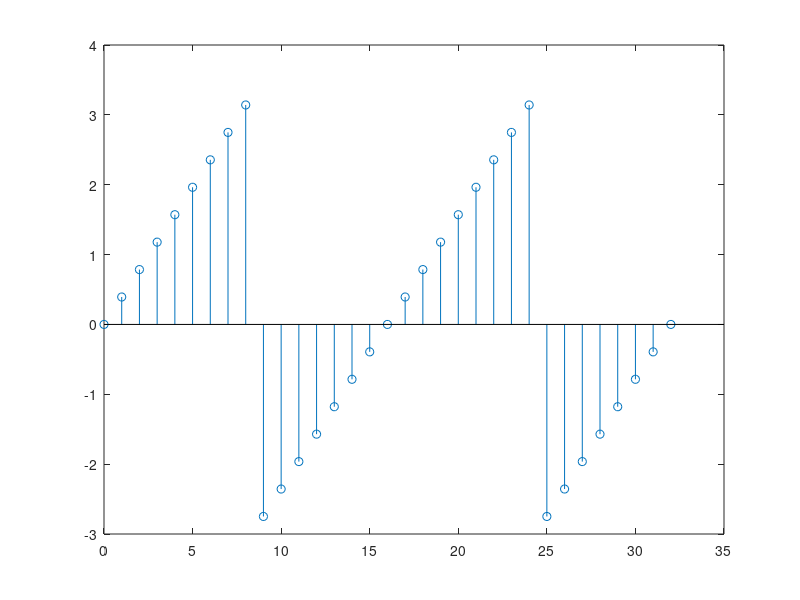

Write MATLAB code to recreate this figure. (Note: this script raises an error after producing the figure.)
%% Tutorial: Basic Matlab Functions for Representing Signals
% In this tutorial, you will learn how to use several MATLAB functions that 
% are frequently used to construct and represent signals. Although there are no 
% problems to be worked in this tutorial, you should duplicate all the examples 
% in MATLAB to give yourself practice with the commands.
%% Discrete-time (DT) Signals
% In general, signals will be represented in a row or column vector, depending 
% on the context. All vectors are represented in MATLAB are indexed starting with 
% 1, i.e. |y(1)| is the first element of the vector |y|. If these indices do not 
% correspond to those in your application, you an create an additional index vector 
% to properly keep track of the signal index. For example, to represent the discrete-time 
% (DT) signal:
% 
% $$$x[n] = \left\{ {\begin{array}{*{20}{c}} {2n,}&{ - 3 \le n \le 3,}\\ 
% {0,}&{{\rm{otherwise}}} \end{array}} \right.$$
% 
% You could first use the colon operator to define the index vector for the 
% non-zero samples of |x[n]|, and then define the vector |x| containing the values 
% of the signal at each of these time indices:
%%
n = [-3:3];
x = 2*n; 
%% 
% Note we have used semicolons at the end of each command to suppress unnecessary 
% echoing of the results.
% 
% To see the result, just type the variable name:

n
%% 
% ||
% 
% You can plot this signal by typing |stem(n,x)|. If you want to examine 
% the signal over a wider range of indices, you will need to extend both |n| and 
% |x|. For instance, if you want to plot the signal over $5\le n \le 5$, you can 
% extend the index vector n, then add additional elements to x for these new samples:

n = [-5:5]; 
x = [0 0 x 0 0]; 
%% 
% If you want to greatly extend the range of the signal, you may find it 
% helpful to use the function |zeros|. For instance, if you wanted to include 
% the region $-100 \le n \le 100$, after you had already extended |x| to include 
% $-5 \le n \le 5$ as shown above, you could type:

n = [-100:100];
x = [zeros(1,95), x, zeros(1,95)]; 
%% 
% Suppose you want to define $x_1[n]$ to be the discrete-tiem unit impulse 
% function and $x_2[n]$ to be a time advanced version of $x_1[n]$, i.e. $x_1[n] 
% = \delta[n]$ and $x_2[n]=\delta[n+2]$. You could represent these signals in 
% MATLAB by typing

nx1 = [0:10];
x1 = [1, zeros(1,10)];
%%
nx2 = [-5:5];
x2 = [zeros(1,3) 1 zeros(1,7)]; 
%% 
% You could then plot these signals by using |stem(nx1,x1)| and |stem(nx2,x2)|. 
% If you did not define the index vectors and simply typed |stem(x1)| and |stem(x2)| 
% you would make plots of the signals $\delta[n-1]$ and $\delta[n-4]$ and not 
% of the desired signals. The index vector will also be useful for keeping track 
% of the time origin of a vector when you work with more advanced exercises later.
%% Continuous-Time (CT) Signals
% We will explore two methods for representing continuous-time signals in MATLAB. 
% One method is to use the _Symbolic Math Toolbox_. You can also represent continuous-time 
% signals with vectors containing closely spaced samples of the signal in time. 
% In these labs exercises, the closely-spaced samples representing continuous-time 
% signals will always explicitly specify the time spacing to use to guarantee 
% an accurate representation of the signal. Vectors of closely-spaced time indices 
% can be created in a number of ways. Two simple menthods are to use the colon 
% operator with the optional step argument, and to use the |linspace| function. 
% For example, if you wanted to create a vector that covered the interval $-5 
% \le t \le 5$ in steps of $0.1$ seconds you could use |t=[-5:0.1:5]| or |t=linspace(-5,5,101)|.
%% Sinusoids and complex exponentials
% Sinusoids and complex exponentials are important signals in the study of linear 
% systems. MATLAB provides several functions that are useful for defining such 
% signals, especially if you have already defined either a discrete-time or continuous-time 
% index vector. For instance, if you wanted to form a vector to represent $x(t) 
% = \sin(\pi t/4)$ for $-5 \le t \le 5$, you could use the vector |t| defined 
% in the previous paragraph and type |x = sin(pi*t/4)|. Note that when the argument 
% to |sin| (or many other MATLAB functions such as |cos| or |exp|) is a vector, 
% the function returns a vector of the same size where each element of the output 
% vector is the function applied to the corresponding element of the imput vector.
% 
% You can use the |plot| command to plot your approximation to the continuous-time 
% function $x(t)$. Unlike |stem|, |plot| connects adjacent elements with a straight 
% line, so that when the time index is finely sampled, the straight lines are 
% a close approximation to the plot of the original continuous-time signal. For 
% this example you can generate such a plot by typing |plot(t,x)|. In general, 
% you will want to use |stem| to plot short discrete-time sequemnces, and |plot| 
% for sampled approximations of continuous-time signals or for very long discrete-time 
% signals where the number of stems grows unwieldy.
% 
% Discrete-time sinusoids and complex exponentials can also be generated 
% using |cos|, |sin| and |exp|. For example, to respresent the discrete-time signal 
% 
% $$x[n]=e^{j(\pi/8)n}$$ 
% 
% for $0\le n \le 32$ you would type:
%%
n = [0:32];
x = exp(j*(pi/8)*n);
%% 
% The vector |x| now contains the complex values of the signal $x[n]$ over 
% the interval $0\le n \le 32$. To plot complex signals, you can plot either the 
% real and imaginary parts, or magnitude and angle, separately.

stem(n,real(x))
%%
stem(n,imag(x))
%%
stem(n,abs(x))
%%
stem(n,angle(x)) 
%% 
% For the last example, note that value returned by angle is the phase of 
% the complex number in radians.To convert to degrees, type |stem(n,angle(x)*(180/pi))|.
% 
% Term-by-term vector operations MATLAB also alows you to add, subtract, 
% multiply and divide, scale and exponentiate signals. As lomg as the vectors 
% representing the signals have the same time-origins and the same number of elements. 
% E.g.,

x1 = sin((pi/4)*[0:15]); 
%%
x2 = cos((pi/7)*[0:15]); 
%% 
% you can perform the following term-by-term operations:

y1 = x1 + x2;
%%
y1 = x1 - x2;
%%
y1 = x1 .* x2;
%%
y1 = x1 ./ x2;
%%
y1 = 2 * x1;
%%
y1 = x1.^3; 
%% 
% Note that for multiplying, dividing and exponentiating on a term-by-term 
% basis you must precede the operator with a period '.', i.e. use the |.*| operator 
% rather than just |*| for term-by-term multiplication. MATLAB interprets the 
% |*| operator without a period to be matrix multiplication operator, not term-by-term 
% multiplication. For example if you try to multiply |x1| by |x2| using |*|, you 
% will get an error message:
%%
x1*x2
%% 
% This is because matrix multiplication requires that the number of columns 
% in the first argument match the number of rows in the second argumemt, which 
% is not true for two $1\times 5$ vectors |x1| and |x2|. You must also use |./| 
% and |.^| when operating on vectors term-by-term, since |/| and |^| are also 
% matric operations in MATLAB.
% 
% The print command allows you to |print| the current plot. You should type 
% help |print| to understand how it works on your system, as it will vary according 
% to the operating system and configuration of the computer you are using.
%% Labelling plots 
% MATLAB also includes sveral commands to help you to label plots appropriately, 
% as well as print them out. The title command places its argument over the current 
% plot as a title. The commands xlabel and ylabel allow you to label the axes 
% of your grapg, making kt clear what has been plotted. Every graph you generate 
% should have a title, as well as labels for both axes. For example, consider 
% again a plot of the following signal and index vector:
%%
n = [0:32];
x = exp(j*(pi/8)*n);
stem(n,angle(x)); 
%% 
% You could label your graph by typing

title('Phase of exp(j*(pi/8)*n)')
xlabel('n (samples)')
ylabel('Phase of x[n] (radians)')
%% M-files
% Another important feature of MATLAB is the ability to write M-files. There 
% are two types of M-files: functions and command scripts. A command script is 
% a text file of MATLAB commands whose filename ends in |.m| in the current directory 
% or elsewhere on your |MATLABPATH|. If you type the name of this file (without 
% the |.m|), the commands contained in the file will be executed. Using these 
% scripts will make it much easier to do the exercises in these labs. Many exercises 
% will require you to process several signals in a similar or identical way. If 
% you do not use scripts, you will have to retype all the commands again. If you 
% do the first probelm using a script, you can process all the subsequent signals 
% in the exercise by copying the script and editing it to process the new signal.
% 
% For example, suppose you had the following script |prob1.m| (see the resources 
% <http://prob1.m prob1.m>) to plot the discrete time signal $x_1[n] = \cos(\pi 
% n/4)$ and computer its mean over the interval $0 \le n \le 16$:
%%
% prob1.m 
n = [0:16]; 
x1 = cos(pi*n/4); 
y1 = mean(x1); 
stem(n,x1) 
title('x1 = cos(pi/4*n)') 
xlabel('n (samples)') 
ylabel('x1[n]') 
%% 
% If you then wanted to do the same for $x_2[n]=sin(\pi n/4)$, you could 
% copy |prob1.m| to |prob2.m|, then edit slightly to get:
%%
% prob2.m
n = [0:16]; 
x2 = sin(pi*n/4); 
y2 = mean(x2); 
stem(n,x2) 
title('x2 = sin(pi/4*n)') 
xlabel('n (samples)') 
ylabel('x2[n]') 
%% 
% You can then type |prob2| to run these commands and generate the desired 
% plot and compute the average value of the new signal. Instead of retyping all 
% 7 lines, you only had to edit about a dozen characters. We strongly encourage 
% you to use scripts in working through these laboratories, with a separate script 
% for each exercise, even each part of an exercise. Scripts also make debugging 
% your work easier, as you can fix one mistake and re-run the modified sequence 
% of commands. To encourage you to use scripts, we will ask you to attach your 
% solutions to each lab exercise to the lab portfolio as scripts. You must do 
% this in order to claim your marks.
% 
% MATLAB has another useful feature in that by adding some simple commands 
% as comments to your scripts, they can be _published_ as web pages, PDFs or word 
% documents, and the published documents will include all the graphs produced 
% in the run. You can add sub-sections and even mathematical notation. See |help 
% publish| for more details. Note comments are indicated in MATLAB by |%|. Anything 
% after |%| is ignored by MATLAB, but can contribute to the documentation of your 
% work.
%% Functions
% An M-file implementing a function is a text file ending in |.m| whose first 
% word is function. The rest of the first line of the file specifies the names 
% of the input and output arguments of the function. For example the following 
% M_file implements a function called |foo| which accepts an input |x| and returns 
% |y| and |z|, which are equal to |2*x| and |(5/9)*(x-32)|, respectively (see 
% <http://foo.m foo.m>):
% 
% |    function [y,z] = foo(x) |
% 
% |    % [y,z] = foo(x) accepts a numerical argument x and |
% 
% |    % returns two arguments y and z, where y = 2*x and |
% 
% |    % z = (5/9)*(x-32) |
% 
% |    y = 2*x; |
% 
% |    z = (5/9)*(x-32);|
% 
% |    end|
% 
% Two sample calls to |foo| are shown below:
%%
[y,z] = foo(-40)
%%
[y,z] = foo(212)
%% Conclusion 
% The commands described in this tutorial are by no means the complete set you 
% will need for this laboratory, but are instead meant to get you started using 
% MATLAB for signals and systems. Future lab exercises will assume that you are 
% comfortable using the commands discussed here, and that yiu are able to learn 
% about oyther mathematical functions in MATLAB by using either the manual or 
% the help and doc functions. Specialized functions for signal processing will 
% often be introduced in their own tutorials in later lab exercises. If you are 
% really stuck, you should work through the general MATLAB tutorial.
